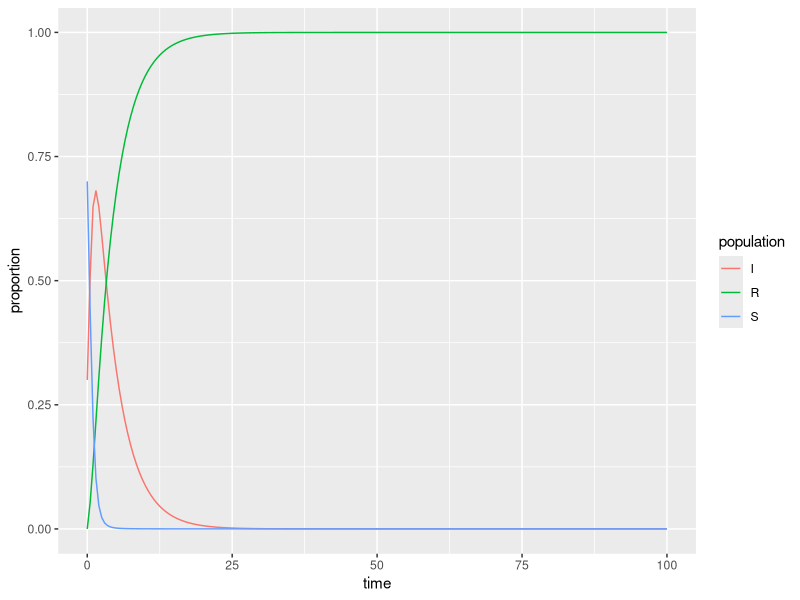

This chart was generated by the following R code:
## ---- chunk 1
knitr::opts_chunk$set(echo = TRUE)
library(tidyverse)
library(deSolve)
## ---- chunk 2
### Specify parameters

## Proportion in each compartment: Susceptible 0.999999, Infected 0.000001, Recovered 0 (these are directly from the example linked above)
init <- c(S = .7, I = 0.3, R = 0)

## beta: infection parameter; gamma: recovery parameter
parameters <- c(beta = 2.316, gamma = 0.261)

## Time frame
times      <- seq(0, 100, by = 0.5)
## ---- chunk 3
## Build the function with all 
# create function with time, initial proportions, and paramaters
sir <- function(time, init, parameters) {

  with(as.list(c(init, parameters)), {

    dS <- -beta * S * I
    dI <-  beta * S * I - gamma * I
    dR <-  gamma * I
    
    return(list(c(dS, dI, dR)))
  })
}
## ---- chunk 4
## Solve using `deSolve::ode()`
approximation <- ode(y = init, times = times, func = sir, parms = parameters)
## ---- chunk 5
## Get output into a data frame
approx_df <- as.data.frame(approximation)

## Pivot longer so R will do the work for us: 
approx_long <- approx_df %>% 
  pivot_longer(cols = S:R, names_to = "population", values_to = "proportion")

## ---- chunk 6
ggplot(data = approx_long, aes(x = time, y = proportion)) +
  geom_line(aes(color = population))
